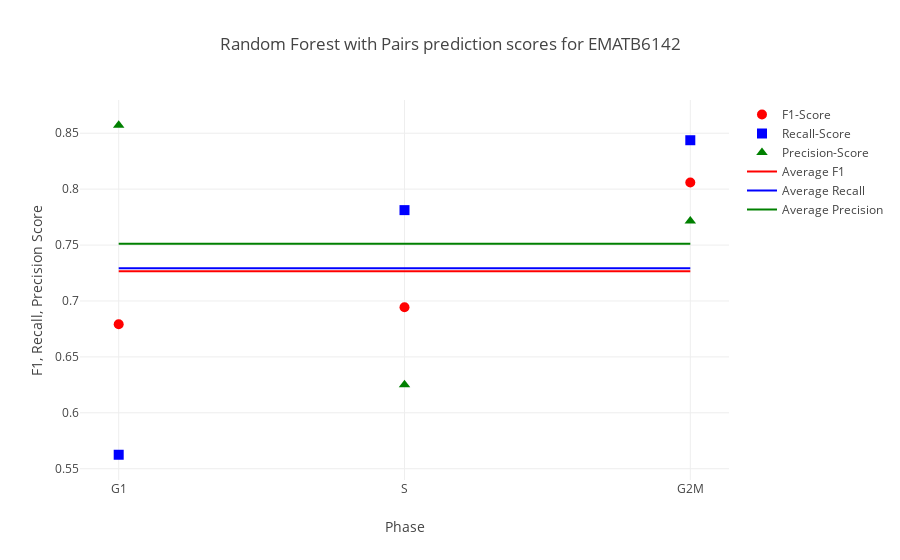
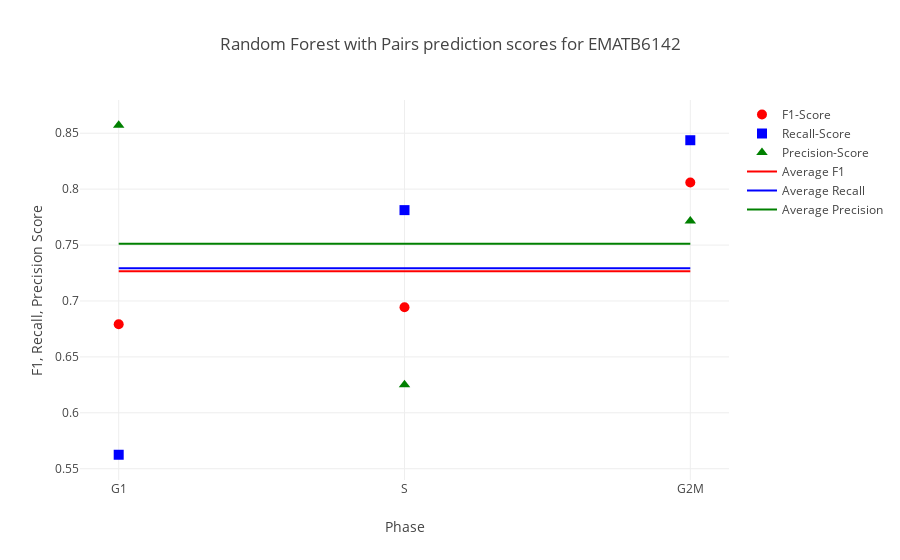

Notebook cell for these charts, in order:
### Code cell
EMATB6142_rf_evaluation = helper.evaluate_prediction(EMATB6142_rf_prediction_table, EMATB6142_labels)
iplot(helper.plot_evaluation(*EMATB6142_rf_evaluation, xaxis=["G1","S","G2M"], xaxislbl="Phase", average=True, title="Random Forest with Pairs prediction scores for EMATB6142"), image="svg")

### Figure 1 — Plotly figure (JSON) as saved in the notebook; plotly's stock layout.template omitted (floating-point values rounded to 4 significant figures)
{"data": [{"marker": {"color": "red", "size": 10, "symbol": "circle"}, "mode": "markers", "name": "F1-Score", "type": "scatter", "x": ["G1", "S", "G2M"], "y": [0.6792, 0.6944, 0.806]}, {"marker": {"color": "blue", "size": 10, "symbol": "square"}, "mode": "markers", "name": "Recall-Score", "type": "scatter", "x": ["G1", "S", "G2M"], "y": [0.5625, 0.7812, 0.8438]}, {"marker": {"color": "green", "size": 10, "symbol": "triangle-up"}, "mode": "markers", "name": "Precision-Score", "type": "scatter", "x": ["G1", "S", "G2M"], "y": [0.8571, 0.625, 0.7714]}, {"marker": {"color": "red", "size": 10}, "mode": "lines", "name": "Average F1", "type": "scatter", "x": ["G1", "S", "G2M"], "y": [0.7266, 0.7266, 0.7266]}, {"marker": {"color": "blue", "size": 10}, "mode": "lines", "name": "Average Recall", "type": "scatter", "x": ["G1", "S", "G2M"], "y": [0.7292, 0.7292, 0.7292]}, {"marker": {"color": "green", "size": 10}, "mode": "lines", "name": "Average Precision", "type": "scatter", "x": ["G1", "S", "G2M"], "y": [0.7512, 0.7512, 0.7512]}], "layout": {"title": "Random Forest with Pairs prediction scores for EMATB6142", "xaxis": {"title": "Phase"}, "yaxis": {"title": "F1, Recall, Precision Score"}}}

### Figure 2 — Plotly figure (JSON) as saved in the notebook; plotly's stock layout.template omitted (floating-point values rounded to 4 significant figures)
{"data": [{"marker": {"color": "red", "size": 10, "symbol": "circle"}, "mode": "markers", "name": "F1-Score", "type": "scatter", "x": ["G1", "S", "G2M"], "y": [0.6792, 0.6944, 0.806]}, {"marker": {"color": "blue", "size": 10, "symbol": "square"}, "mode": "markers", "name": "Recall-Score", "type": "scatter", "x": ["G1", "S", "G2M"], "y": [0.5625, 0.7812, 0.8438]}, {"marker": {"color": "green", "size": 10, "symbol": "triangle-up"}, "mode": "markers", "name": "Precision-Score", "type": "scatter", "x": ["G1", "S", "G2M"], "y": [0.8571, 0.625, 0.7714]}, {"marker": {"color": "red", "size": 10}, "mode": "lines", "name": "Average F1", "type": "scatter", "x": ["G1", "S", "G2M"], "y": [0.7266, 0.7266, 0.7266]}, {"marker": {"color": "blue", "size": 10}, "mode": "lines", "name": "Average Recall", "type": "scatter", "x": ["G1", "S", "G2M"], "y": [0.7292, 0.7292, 0.7292]}, {"marker": {"color": "green", "size": 10}, "mode": "lines", "name": "Average Precision", "type": "scatter", "x": ["G1", "S", "G2M"], "y": [0.7512, 0.7512, 0.7512]}], "layout": {"title": "Random Forest with Pairs prediction scores for EMATB6142", "xaxis": {"title": "Phase"}, "yaxis": {"title": "F1, Recall, Precision Score"}}}
